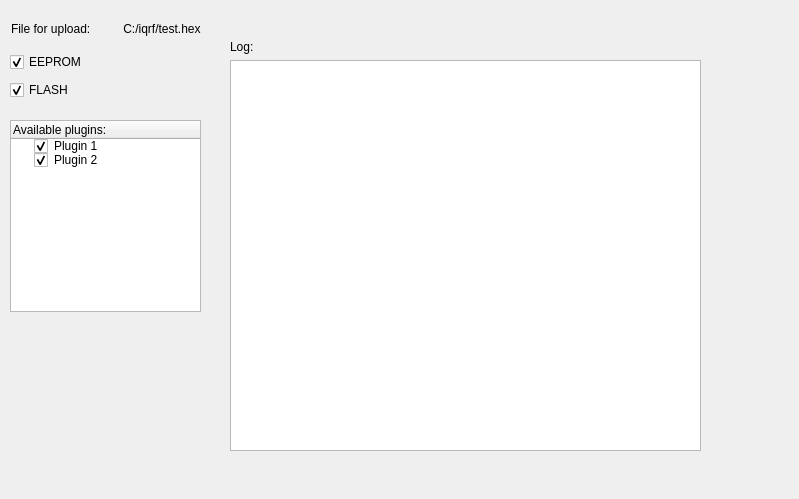
<?xml version="1.0" encoding="UTF-8"?>
<ui version="4.0">
 <class>upload_form</class>
 <widget class="QWidget" name="upload_form">
  <property name="geometry">
   <rect>
    <x>0</x>
    <y>0</y>
    <width>799</width>
    <height>499</height>
   </rect>
  </property>
  <property name="windowTitle">
   <string>Form</string>
  </property>
  <widget class="QLabel" name="label">
   <property name="geometry">
    <rect>
     <x>120</x>
     <y>20</y>
     <width>361</width>
     <height>17</height>
    </rect>
   </property>
   <property name="text">
    <string> C:/iqrf/test.hex </string>
   </property>
  </widget>
  <widget class="QLabel" name="label_2">
   <property name="geometry">
    <rect>
     <x>11</x>
     <y>20</y>
     <width>95</width>
     <height>17</height>
    </rect>
   </property>
   <property name="text">
    <string>File for upload:</string>
   </property>
  </widget>
  <widget class="QTreeWidget" name="treeWidget">
   <property name="geometry">
    <rect>
     <x>10</x>
     <y>120</y>
     <width>191</width>
     <height>192</height>
    </rect>
   </property>
   <column>
    <property name="text">
     <string>Available plugins:</string>
    </property>
   </column>
   <item>
    <property name="text">
     <string>Plugin 1</string>
    </property>
    <property name="checkState">
     <enum>Checked</enum>
    </property>
   </item>
   <item>
    <property name="text">
     <string>Plugin 2</string>
    </property>
    <property name="checkState">
     <enum>Checked</enum>
    </property>
   </item>
  </widget>
  <widget class="QWidget" name="">
   <property name="geometry">
    <rect>
     <x>230</x>
     <y>40</y>
     <width>471</width>
     <height>411</height>
    </rect>
   </property>
   <layout class="QVBoxLayout" name="verticalLayout">
    <item>
     <widget class="QLabel" name="label_3">
      <property name="text">
       <string>Log:</string>
      </property>
     </widget>
    </item>
    <item>
     <widget class="QTextEdit" name="textEdit">
      <property name="readOnly">
       <bool>true</bool>
      </property>
     </widget>
    </item>
   </layout>
  </widget>
  <widget class="QWidget" name="">
   <property name="geometry">
    <rect>
     <x>10</x>
     <y>50</y>
     <width>88</width>
     <height>52</height>
    </rect>
   </property>
   <layout class="QVBoxLayout" name="verticalLayout_3">
    <item>
     <widget class="QCheckBox" name="checkBox_5">
      <property name="text">
       <string>EEPROM</string>
      </property>
      <property name="checked">
       <bool>true</bool>
      </property>
     </widget>
    </item>
    <item>
     <widget class="QCheckBox" name="checkBox_6">
      <property name="text">
       <string>FLASH</string>
      </property>
      <property name="checked">
       <bool>true</bool>
      </property>
     </widget>
    </item>
   </layout>
  </widget>
 </widget>
 <resources/>
 <connections/>
</ui>
